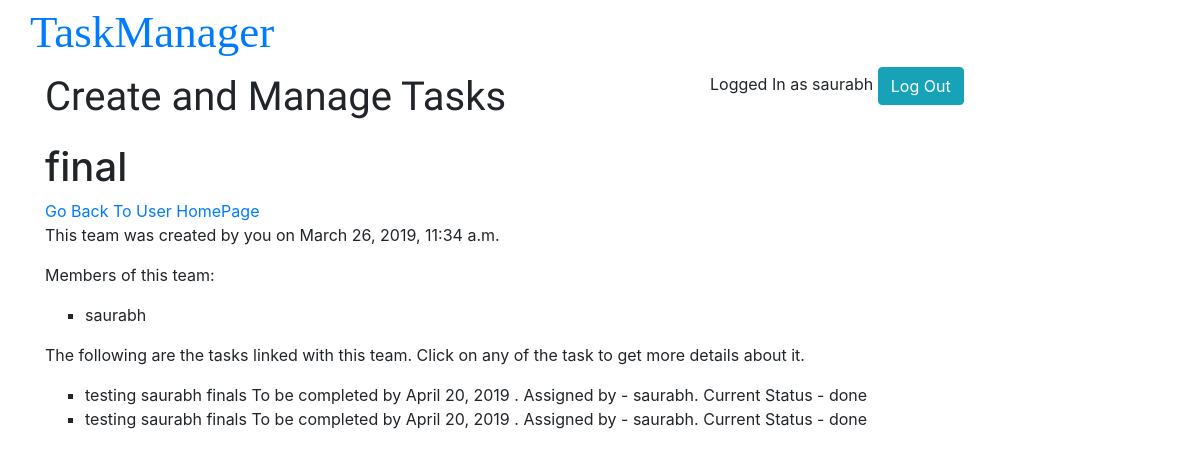
Screenshot of /users/teamdisplay/12/ (signed in) with the database file from the repository.
### users/models.py (models this page shows, shortened)
class Team(models.Model):
    name = models.CharField(max_length=100)
    users = models.ManyToManyField(User)
    created_by = models.CharField(max_length=100)
    created_on = models.DateTimeField(auto_now_add=True)

### tasks/models.py (models this page shows, shortened)
class Task(models.Model):
    team = models.ForeignKey(Team,on_delete=models.CASCADE, null=True, blank=True)
    title = models.CharField(max_length=100)
    description = models.TextField()
    assignee = models.ManyToManyField(User)
    status = models.CharField(max_length=15,choices=STATUS, default='Planned')
    deadline = models.DateField(blank=True, null=True)
    created_by = models.CharField(max_length=100)
    created_on = models.DateTimeField(auto_now_add=True)

### users/views.py (the view)
# urls.py: url(r'^teamdisplay/(?P<id>[\w-]+)/$', views.team_display, name="team-disp"),
@login_required(login_url="/")
def team_display(request,id):
    team = Team.objects.get(pk=id)
    users = team.users.all()
    print(users)
    tasks = team.task_set.all()
    context = {
        'user': request.user,
        'team': team,
        'users': users,
        'tasks': tasks
    }
    return render(request, 'users/team_display.html', context)

### users/templates/users/team_display.html (shortened to what this page needs)
{% extends 'base.html' %}
{% load staticfiles %}
{% block one %}
    <h1 id="detailhead">{{ team.name }}</h1>
    <a href="{% url 'users:userpage' %}">Go Back To User HomePage</a>
    {% ifequal team.created_by user.username %}
        <p>This team was created by you on {{ team.created_on }}</p>
    {% else %}
        <p>This team was created by {{ team.created_by }} on {{ team.created_on }}</p>
    {% endifequal %}
    <div>
        <p>Members of this team:</p>
        <ul>
        {% for user in users %}
            <li>{{ user.username }}</li>
        {% endfor %}
        </ul>
    </div>
    <div>
        {% if tasks %}
            <p>The following are the tasks linked with this team. Click on any of the task to get more details about it.</p>
            <ul>
            {% for task in tasks %}
                <li>{{ task.title }}
                    {% if task.deadline %} To be completed by {{ task.deadline }} {% endif %}.
                    Assigned by - {{ task.created_by }}.
                    Current Status - {{ task.status }}
                </li>
            {% endfor %}
            </ul>
        {% else %}
            <p>There are no tasks associated with this team.</p>
        {% endif %}
    </div>
{% endblock %}

### global_templates/base.html (shortened to what this page needs)
{% load staticfiles %}
<!DOCTYPE html>
<html>
    <head>
        <meta-charset="utf-8">
        <link rel="stylesheet" type="text/css" href="{% static 'styles.css' %}">
        <link rel="stylesheet" href="https://maxcdn.bootstrapcdn.com/bootstrap/4.1.0/css/bootstrap.min.css">
    </head>
    <body>
        <div class="container">
        <header>
            {% if user.is_authenticated %}
            <div class="row">
                <h1 class="title"><a href="{% url 'users:userpage' %}">TaskManager</a></h1>
            </div>
            <div class="row">
            <div class="col-md-7">
                <p class="line">Create and Manage Tasks</p>
            </div>
            <nav class="navi col-md-5">
                <span>Logged In as {{ user.username }}</span>
                <a href="{% url 'users:logout' %}"><input type="submit" class="btn btn-info" value="Log Out"></a>
            </nav>
            </div>
            {% endif %}
        </header>
        <div class="wrap">
            {% block one %}
            {% endblock %}
        </div>
        </div>
    </body>
</html>

### global_assets/styles.css (style rules this page uses)
.title { margin-top: 5px; font-family: 'Arvo', serif; font-size: 45px; }
.line { font-family: 'Tangerine', cursive; font-size: 40px; }
li { list-style-type: square; }

### rows the page displays
Team: name "final", created_on "March 26, 2019, 11:34 a.m."
Task: title "testing saurabh finals", deadline "April 20, 2019", created_by "saurabh", status "done"
Task: title "testing saurabh finals", deadline "April 20, 2019", created_by "saurabh", status "done"

### other values shown
{{ user.username }} "saurabh"
